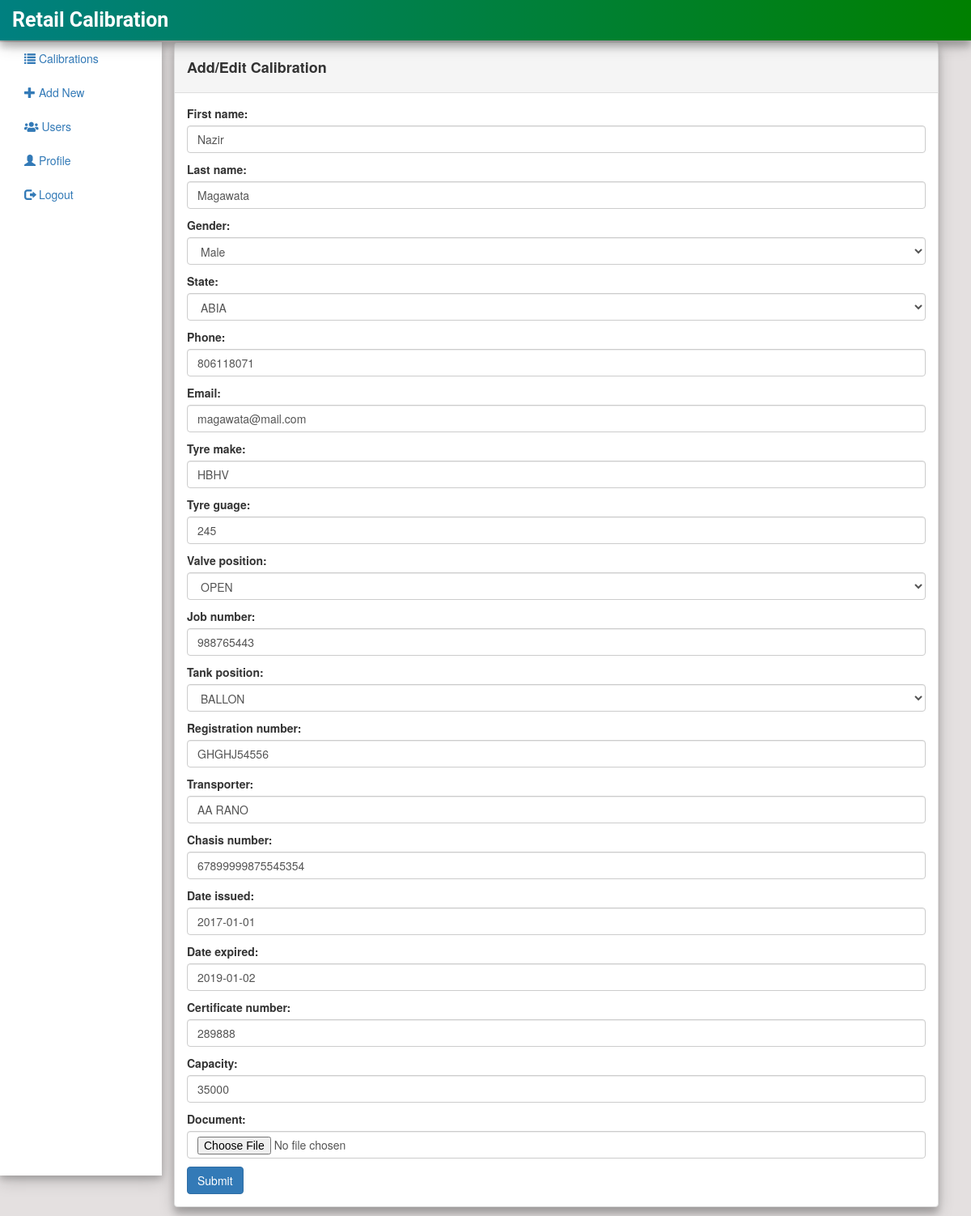
The page /edit/5 (signed in) on the database as committed earlier.
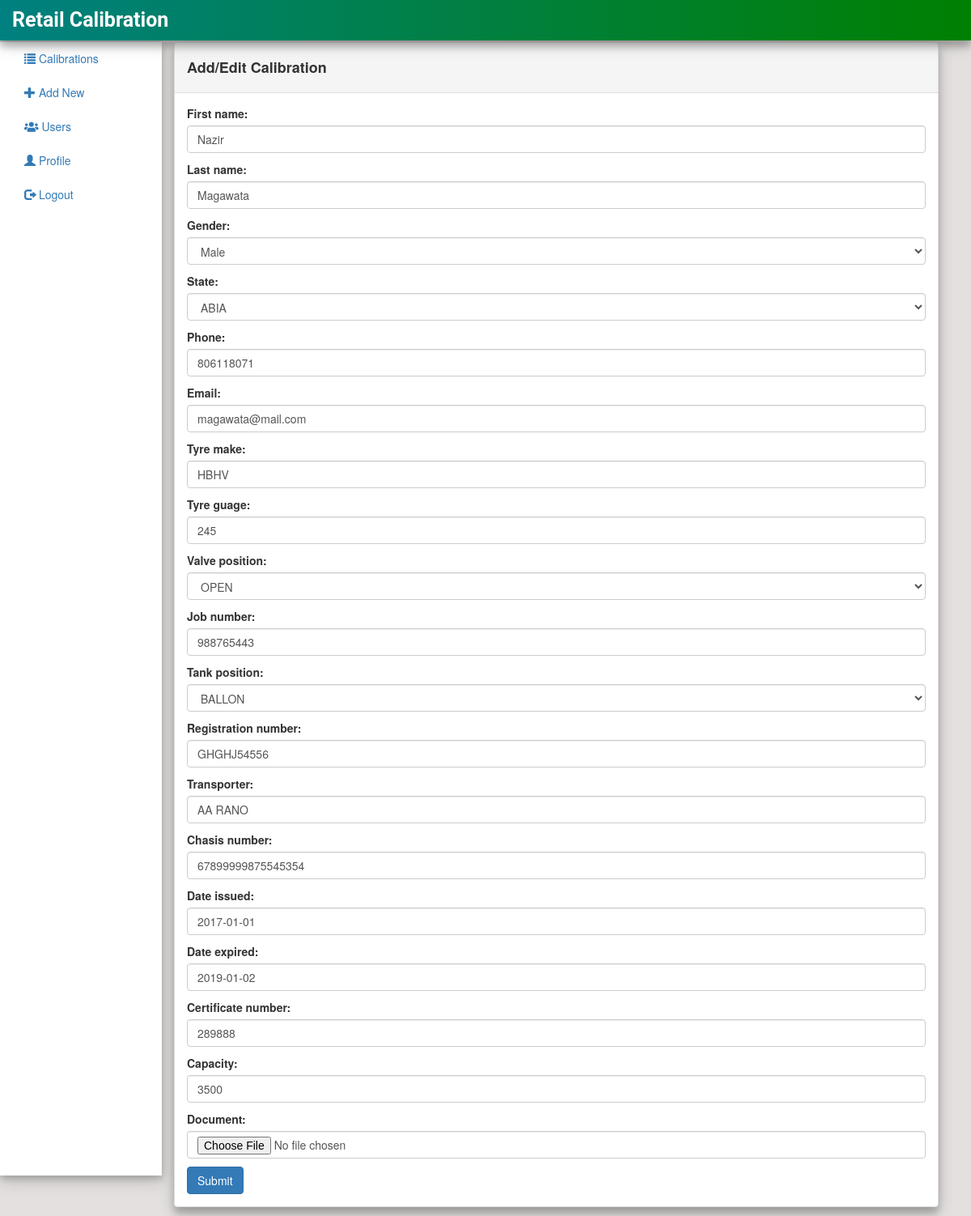
The same page on the database as committed later.
### calibrate/models.py (models this page shows, shortened)
class Calibration(models.Model):
    first_name = models.CharField(max_length=200)
    last_name = models.CharField(max_length=200)
    GENDER_CHOICES = (
        ('M', 'MALE'),
        ('F', 'FEMALE')
    )
    gender = models.CharField(max_length = 1, choices =GENDER_CHOICES)
    STATE_CHOICE = (
        ('ABIA', 'ABIA'),
        ('ADAMAWA', 'ADAMAWA'),
        ('AKWA IBOM', 'AKWA IBOM'),
        ('KANO', 'KANO')
    )
    state = models.CharField(max_length = 20, choices = STATE_CHOICE)
    phone = models.IntegerField(blank=True, null=True)
    email = models.EmailField(max_length=200)
    tyre_make = models.CharField(max_length=200)
    tyre_guage = models.IntegerField(blank=True, null=True)
    VALVE_POSITION_CHOICES = (
        ('OPEN', 'OPEN'),
        ('CLOSE', 'CLOSE'),
        ('NONE', 'NONE')
    )
    valve_position = models.CharField(max_length =20, choices = VALVE_POSITION_CHOICES)
    job_number = models.IntegerField(blank=True, null=True)
    TANK_POSITION_CHOICES = (
        ('BALLON', 'BALLON'),
        ('SPRING', 'SPRING')
    )
    tank_position = models.CharField(max_length=200, choices=TANK_POSITION_CHOICES)
    registration_number= models.CharField(max_length=200)
    transporter = models.CharField(max_length=200)
    chasis_number = models.CharField(max_length=200)
    date_issued = models.DateField(blank=True, null=True)
    date_expired = models.DateField(blank=True, null=True)
    certificate_number = models.IntegerField(default=0)
    capacity = models.IntegerField(default=0)
    document = models.FileField(upload_to='documents')

### calibrate/views.py (the view)
# urls.py: path('edit/<int:pk>', views.CalibrationUpdate.as_view(), name='calibration_edit'),
class CalibrationUpdate(LoginRequiredMixin, UpdateView):
    model = Calibration
    form_class = CalibrationForm
    success_url = reverse_lazy('calibrate:calibration_list')

### calibrate/templates/calibrate/calibration_form.html
{% extends "calibrate/base.html" %} {% block content %}
<div class="col-sm-10">
    <div class="panel panel-default">
        <div class="panel-heading">
            <h4><strong>Add/Edit Calibration </strong></h4>
        </div>
        <div class="panel-body">
            <form method="post" enctype="multipart/form-data">{% csrf_token %} {{ form.as_p }}
                <input type="submit" class="btn btn-primary" value="Submit">
            </form>
        </div>
    </div>
</div>
</div>
{% endblock %}

Rows that differ between the two databases and show on the page:
changed Calibration "Nazir": capacity "35000" → "3500"
